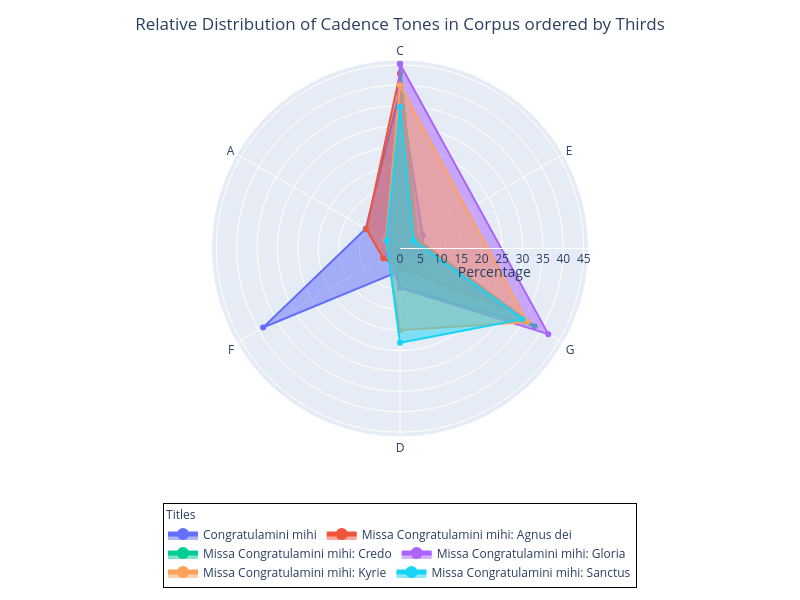

Notebook code for this chart:
### Markdown cell above
## 4d.  Radar Plot of Cadences

- Note that we can display the tones in three different possible orderings:  "Thirds", "Fifths", "Diatonic"
- We can also either show _all_ possible tones or limit to only those that are in the data

### Code cell
#
tone_order = 'Thirds'
limit_to_active=True
cadence_radar(cadences, tone_ordering=tone_order, limit_to_active=limit_to_active)

### Figure 1 — Plotly figure (JSON) as saved in the notebook; plotly's stock layout.template omitted (floating-point values rounded to 4 significant figures)
{"data": [{"fill": "toself", "hovertemplate": "Title=Congratulamini mihi<br>Percentage=%{r}<br>Tone=%{theta}<extra></extra>", "legendgroup": "Congratulamini mihi", "line": {"color": "#636efa", "dash": "solid", "width": 2}, "marker": {"symbol": "circle"}, "mode": "lines+markers", "name": "Congratulamini mihi", "r": [38.71, 6.452, 6.452, 38.71, 9.677, 38.71], "showlegend": true, "subplot": "polar", "theta": ["C", "E", "G", "F", "A", "C"], "type": "scatterpolar"}, {"fill": "toself", "hovertemplate": "Title=Missa Congratulamini mihi: Agnus dei<br>Percentage=%{r}<br>Tone=%{theta}<extra></extra>", "legendgroup": "Missa Congratulamini mihi: Agnus dei", "line": {"color": "#EF553B", "dash": "solid", "width": 2}, "marker": {"symbol": "circle"}, "mode": "lines+markers", "name": "Missa Congratulamini mihi: Agnus dei", "r": [42.86, 4.762, 28.57, 4.762, 4.762, 9.524, 42.86], "showlegend": true, "subplot": "polar", "theta": ["C", "E", "G", "D", "F", "A", "C"], "type": "scatterpolar"}, {"fill": "toself", "hovertemplate": "Title=Missa Congratulamini mihi: Credo<br>Percentage=%{r}<br>Tone=%{theta}<extra></extra>", "legendgroup": "Missa Congratulamini mihi: Credo", "line": {"color": "#00cc96", "dash": "solid", "width": 2}, "marker": {"symbol": "circle"}, "mode": "lines+markers", "name": "Missa Congratulamini mihi: Credo", "r": [45.24, 4.762, 38.1, 9.524, 2.381, 45.24], "showlegend": true, "subplot": "polar", "theta": ["C", "E", "G", "D", "A", "C"], "type": "scatterpolar"}, {"fill": "toself", "hovertemplate": "Title=Missa Congratulamini mihi: Gloria<br>Percentage=%{r}<br>Tone=%{theta}<extra></extra>", "legendgroup": "Missa Congratulamini mihi: Gloria", "line": {"color": "#ab63fa", "dash": "solid", "width": 2}, "marker": {"symbol": "circle"}, "mode": "lines+markers", "name": "Missa Congratulamini mihi: Gloria", "r": [45.16, 41.94, 9.677, 3.226, 45.16], "showlegend": true, "subplot": "polar", "theta": ["C", "G", "D", "F", "C"], "type": "scatterpolar"}, {"fill": "toself", "hovertemplate": "Title=Missa Congratulamini mihi: Kyrie<br>Percentage=%{r}<br>Tone=%{theta}<extra></extra>", "legendgroup": "Missa Congratulamini mihi: Kyrie", "line": {"color": "#FFA15A", "dash": "solid", "width": 2}, "marker": {"symbol": "circle"}, "mode": "lines+markers", "name": "Missa Congratulamini mihi: Kyrie", "r": [40, 36, 20, 4, 40], "showlegend": true, "subplot": "polar", "theta": ["C", "G", "D", "A", "C"], "type": "scatterpolar"}, {"fill": "toself", "hovertemplate": "Title=Missa Congratulamini mihi: Sanctus<br>Percentage=%{r}<br>Tone=%{theta}<extra></extra>", "legendgroup": "Missa Congratulamini mihi: Sanctus", "line": {"color": "#19d3f3", "dash": "solid", "width": 2}, "marker": {"symbol": "circle"}, "mode": "lines+markers", "name": "Missa Congratulamini mihi: Sanctus", "r": [34.62, 3.846, 34.62, 23.08, 3.846, 34.62], "showlegend": true, "subplot": "polar", "theta": ["C", "E", "G", "D", "A", "C"], "type": "scatterpolar"}], "layout": {"height": 600, "legend": {"bgcolor": "rgba(255,255,255,0.8)", "bordercolor": "black", "borderwidth": 1, "itemsizing": "constant", "itemwidth": 30, "orientation": "h", "title": {"font": {"size": 12}, "side": "top", "text": "Titles"}, "tracegroupgap": 0, "x": 0.5, "xanchor": "center", "y": -0.4, "yanchor": "bottom"}, "margin": {"b": 120, "t": 60}, "polar": {"angularaxis": {"categoryarray": ["C", "E", "G", "D", "F", "A"], "categoryorder": "array", "direction": "clockwise", "rotation": 90}, "domain": {"x": [0, 1], "y": [0, 1]}, "radialaxis": {"title": {"text": "Percentage"}, "visible": true}}, "title": {"text": "Relative Distribution of Cadence Tones in Corpus ordered by Thirds", "x": 0.5}, "width": 800}}
